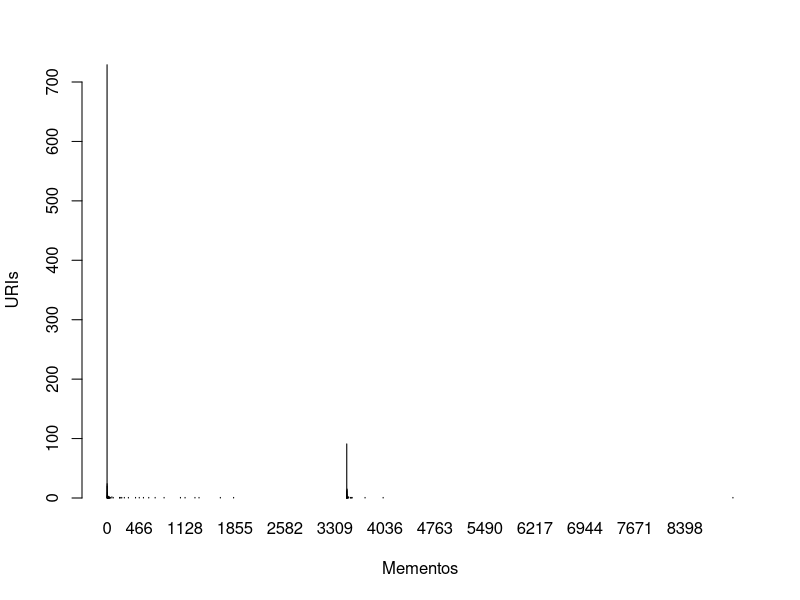
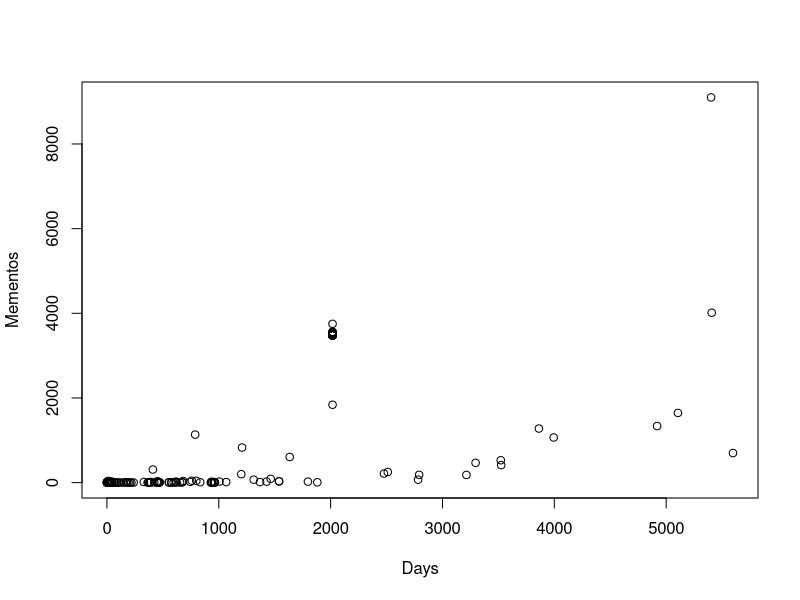

The R source for these figures, in order:



#######################################
# mementos # Question 2
#######################################
data <- scan("memento.txt")
m <- unlist(data)
counts <- table(m)
ma <- max(row.names(counts))
i <- match(0:ma, row.names(counts), NA)
counts2 <- counts[i]
row.names(counts2) <- 0:ma
barplot(counts2,xlab='Mementos',ylab='URIs', ylim = c(0,700), col ='blue')

######################################
# Days #    Question 3 
######################################

data <- scan("memento2.txt")
m <- unlist(data)
data2 <- scan("age2.txt")
u <- unlist(data2)
plot(c(1,5597),c(1,9100), type="n", xlab="Days",ylab="Mementos")
points(u,m)






